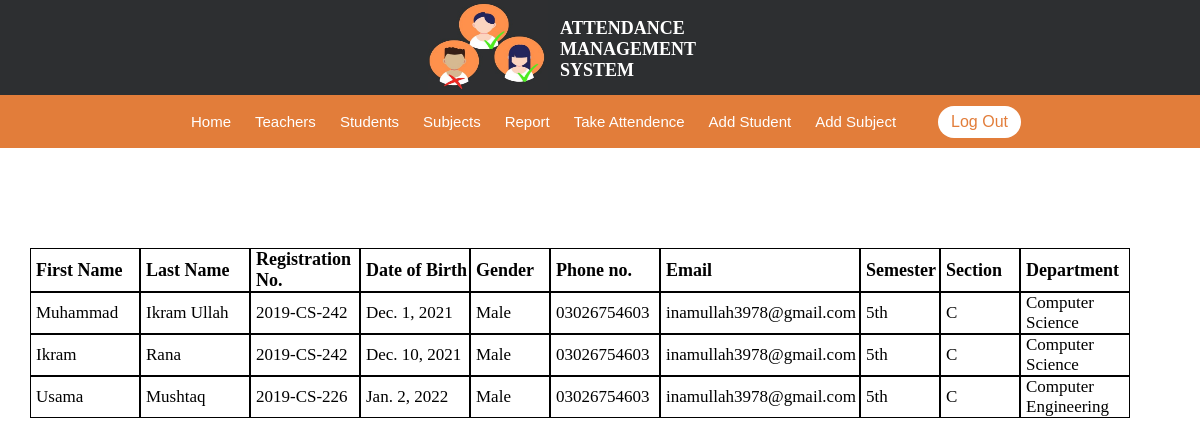
The app's page /student (signed in) with its own data.
### attendance/models.py (models this page shows, shortened)
class students_detail(models.Model):
    boolChoice = (
        ("Male","Male"),("Female","Female")
        )
    semester_Choice = (
        ("1st","1st"),("2nd","2nd"),("3rd","3rd"),("4th","4th"),("5th","5th"),("6th","6th"),("7th","7th"),("8th","8th")
    )
    departments_Choice = (
        ("Computer Science","Computer Science" ),("Software Engineering","Software Engineering"),("Computer Engineering","Computer Engineering"),("Mechanical Engineering","Mechanical Engineering"),("Electrical Engineering","Electrical Engineering"),("Civil Engineering","Civil Engineering"),("Chemical Engineering","Chemical Engineering")
    )
    section_Choice =(
        ("A","A"),("B","B"),("C","C")
    )
    first_name = models.CharField(max_length=50)
    last_name = models.CharField(max_length=50)
    subject_id = models.ManyToManyField(subjects_detail)
    registration_no = models.CharField(max_length=20)
    date_of_birth = models.DateField()
    gender = models.CharField(max_length=6, choices=boolChoice)
    phone_number = models.CharField(max_length=20)
    email = models.EmailField()
    semester = models.CharField(max_length=10, choices=semester_Choice)
    section = models.CharField(max_length=1, choices=section_Choice)
    department = models.CharField(max_length=80, choices=departments_Choice)

### attendance/views.py (the view)
# urls.py: path("student", views.students, name='students'),
def students(request):
    if request.user.is_anonymous:
        return redirect('/teacher-login')
    data = students_detail.objects.all()
    stu = {
    "students_info": data
    }
    return render(request, 'students.html', stu)

### templates/students.html (shortened to what this page needs)
<!DOCTYPE html>
<html lang="en">
<head>
</head>
<body>
    <div class="top">
        <div class="logo">
         <img src="static/logo.jpg" alt="">
        </div>
        <div class="logotext">
            <h2>ATTENDANCE MANAGEMENT SYSTEM </h2>
        </div>
    </div>
    <nav id="navbar">
        <a href="teacher-home" class="navigation">Home</a>
         <a href="teacher" class="navigation">Teachers</a>
         <a href="student" class="navigation">Students</a>
         <a href="subject" class="navigation">Subjects</a>
         <a href="report" class="navigation">Report</a>
         <a href="attendance" class="navigation">Take Attendence</a>
         <a href="addstudents" class="navigation">Add Student</a>
         <a href="addsubjects" class="navigation">Add Subject</a>
         <a href="logout"><button class="btn"> Log Out</button></a>
     </nav>
      <div class="content">
     <table CELLSPACING=0>
     <tr>
    <th class="table-heading">First Name</th>
    <th class="table-heading">Last Name</th>
    <th class="table-heading">Registration No.</th>
    <th class="table-heading">Date of Birth</th>
    <th class="table-heading2">Gender</th>
    <th class="table-heading">Phone no.</th>
     <th class="mail">Email</th>
      <th class="table-heading2">Semester</th>
    <th class="table-heading2">Section</th>
    <th class="table-heading">Department</th>
    </tr>
     </table>
    {% for student in students_info %}
    <table CELLSPACING=0>
    <tr>
    <td class="row">
     {{student.first_name}}
    </td>
    <td class="row">
     {{student.last_name}}
    </td>
    <td class="row">
     {{student.registration_no}}
    </td>
    <td class="row">
     {{student.date_of_birth}}
    </td>
   <td class="table-row">
     {{student.gender}}
    </td>
    <td class="row">
     {{student.phone_number}}
    </td>
    <td class="mail-row">
     {{student.email}}
    </td>
    <td class="table-row">
     {{student.semester}}
    </td>
     <td class="table-row">
     {{student.section}}
    </td>
    <td class="row">
     {{student.department}}
    </td>
     </tr>
    </table>
    {% endfor %}
     </div>
</body>
</html>

### templates/students.html (style rules this page uses)
* { padding: 0px; margin: 0px; }
body { background-color: white; }
.top { display: flex; justify-content: center; align-content: center; margin: 0px; height: 105px; background-color:rgb(45, 47, 49); }
.logo img { width: 120px; height: 90px; }
.logotext { color: white; font-size: 12px; font-family: 'Playfair Display', serif; width: 200px; padding: 18px 12px; }
#navbar { padding: 10px 0px; background-color: rgb(226, 125, 58); display: flex; justify-content: center; align-content: center; align-items: center; width: 100vw; margin-top: -10px; }
.navigation { font-family: Arial, Helvetica, sans-serif; font-size: 15px; color: white; padding: 8px 12px; text-decoration: none; }
.btn { margin-left: 30px; padding: 7px 13px; font-size: 16px; font-family: Arial, Helvetica, sans-serif; background-color: white; color: rgb(226, 125, 58); border: 2px; border-radius: 20px; text-decoration: none; cursor: pointer; }
.row { width:110px; height:35px; font-size:17px; border:1px solid black; padding-left:5px; box-sizing: border-box; }
.table-row { width:80px; height:35px; font-size:17px; border:1px solid black; padding-left:5px; box-sizing: border-box; }
.mail-row { width:200px; height:35px; font-size:17px; border:1px solid black; padding-left:5px; box-sizing: border-box; text-wrap:wrap; }
.mail { width:200px; height:35px; font-size:18px; text-align:left; border:1px solid black; padding-left:5px; box-sizing: border-box; }
.table-heading { width:110px; height:35px; font-size:18px; text-align:left; border:1px solid black; padding-left:5px; box-sizing: border-box; }
.table-heading2 { width:80px; height:35px; font-size:18px; text-align:left; border:1px solid black; padding-left:5px; box-sizing: border-box; }
.content { padding:100px 30px; }

### records on screen
students_detail: first_name "Muhammad", last_name "Ikram Ullah", registration_no "2019-CS-242", date_of_birth "Dec. 1, 2021", gender "Male", phone_number "03026754603", email "inamullah3978@gmail.com", semester "5th", section "C", department "Computer Science"
students_detail: first_name "Ikram", last_name "Rana", registration_no "2019-CS-242", date_of_birth "Dec. 10, 2021", gender "Male", phone_number "03026754603", email "inamullah3978@gmail.com", semester "5th", section "C", department "Computer Science"
students_detail: first_name "Usama", last_name "Mushtaq", registration_no "2019-CS-226", date_of_birth "Jan. 2, 2022", gender "Male", phone_number "03026754603", email "inamullah3978@gmail.com", semester "5th", section "C", department "Computer Engineering"
